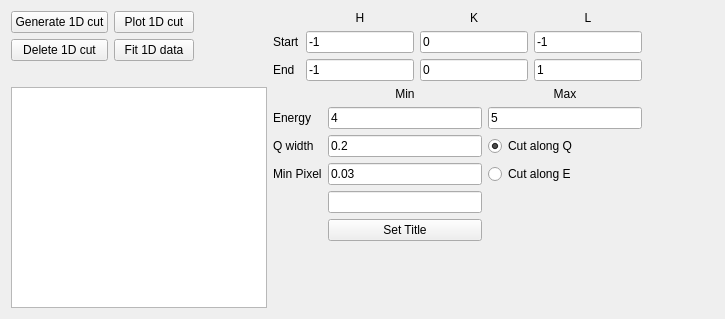
<?xml version="1.0" encoding="UTF-8"?>
<ui version="4.0">
 <class>Form</class>
 <widget class="QWidget" name="Form">
  <property name="geometry">
   <rect>
    <x>0</x>
    <y>0</y>
    <width>725</width>
    <height>319</height>
   </rect>
  </property>
  <property name="windowTitle">
   <string>Form</string>
  </property>
  <layout class="QFormLayout" name="formLayout_2">
   <item row="0" column="0">
    <layout class="QFormLayout" name="formLayout">
     <item row="1" column="1">
      <layout class="QGridLayout" name="gridLayout_3">
       <item row="1" column="0">
        <widget class="QLabel" name="label_6">
         <property name="text">
          <string>Start</string>
         </property>
        </widget>
       </item>
       <item row="2" column="0">
        <widget class="QLabel" name="label_7">
         <property name="text">
          <string>End</string>
         </property>
        </widget>
       </item>
       <item row="2" column="1">
        <widget class="QLineEdit" name="Cut1D_HEnd_lineEdit">
         <property name="text">
          <string>-1</string>
         </property>
        </widget>
       </item>
       <item row="1" column="1">
        <widget class="QLineEdit" name="Cut1D_HStart_lineEdit">
         <property name="text">
          <string>-1</string>
         </property>
        </widget>
       </item>
       <item row="0" column="2">
        <widget class="QLabel" name="label_5">
         <property name="text">
          <string>K</string>
         </property>
         <property name="alignment">
          <set>Qt::AlignCenter</set>
         </property>
        </widget>
       </item>
       <item row="0" column="1">
        <widget class="QLabel" name="label">
         <property name="text">
          <string>H</string>
         </property>
         <property name="alignment">
          <set>Qt::AlignCenter</set>
         </property>
        </widget>
       </item>
       <item row="0" column="3">
        <widget class="QLabel" name="label_4">
         <property name="text">
          <string>L</string>
         </property>
         <property name="alignment">
          <set>Qt::AlignCenter</set>
         </property>
        </widget>
       </item>
       <item row="1" column="2">
        <widget class="QLineEdit" name="Cut1D_KStart_lineEdit">
         <property name="text">
          <string>0</string>
         </property>
        </widget>
       </item>
       <item row="2" column="2">
        <widget class="QLineEdit" name="Cut1D_KEnd_lineEdit">
         <property name="text">
          <string>0</string>
         </property>
        </widget>
       </item>
       <item row="1" column="3">
        <widget class="QLineEdit" name="Cut1D_LStart_lineEdit">
         <property name="text">
          <string>-1</string>
         </property>
        </widget>
       </item>
       <item row="2" column="3">
        <widget class="QLineEdit" name="Cut1D_LEnd_lineEdit">
         <property name="text">
          <string>1</string>
         </property>
        </widget>
       </item>
      </layout>
     </item>
     <item row="2" column="0">
      <widget class="QListView" name="Cut1D_listView"/>
     </item>
     <item row="2" column="1">
      <layout class="QGridLayout" name="gridLayout_4">
       <item row="1" column="0">
        <widget class="QLabel" name="label_9">
         <property name="text">
          <string>Energy</string>
         </property>
        </widget>
       </item>
       <item row="4" column="1">
        <widget class="QLineEdit" name="Cut1D_SetTitle_lineEdit"/>
       </item>
       <item row="7" column="2">
        <spacer name="verticalSpacer_2">
         <property name="orientation">
          <enum>Qt::Vertical</enum>
         </property>
         <property name="sizeHint" stdset="0">
          <size>
           <width>20</width>
           <height>40</height>
          </size>
         </property>
        </spacer>
       </item>
       <item row="2" column="1">
        <widget class="QLineEdit" name="Cut1D_Width_lineEdit">
         <property name="text">
          <string>0.2</string>
         </property>
        </widget>
       </item>
       <item row="2" column="2">
        <widget class="QRadioButton" name="Cut1D_SelectCut_Q_radioButton">
         <property name="text">
          <string>Cut along Q</string>
         </property>
         <property name="checked">
          <bool>true</bool>
         </property>
        </widget>
       </item>
       <item row="3" column="2">
        <widget class="QRadioButton" name="Cut1D_SelectCut_Q_radioButton_2">
         <property name="text">
          <string>Cut along E</string>
         </property>
        </widget>
       </item>
       <item row="1" column="2">
        <widget class="QLineEdit" name="Cut1D_EMax_lineEdit">
         <property name="text">
          <string>5</string>
         </property>
        </widget>
       </item>
       <item row="3" column="1">
        <widget class="QLineEdit" name="Cut1D_MinPixel_lineEdit">
         <property name="text">
          <string>0.03</string>
         </property>
        </widget>
       </item>
       <item row="0" column="2">
        <widget class="QLabel" name="label_8">
         <property name="text">
          <string>Max</string>
         </property>
         <property name="alignment">
          <set>Qt::AlignCenter</set>
         </property>
        </widget>
       </item>
       <item row="2" column="0">
        <widget class="QLabel" name="label_10">
         <property name="text">
          <string>Q width</string>
         </property>
        </widget>
       </item>
       <item row="0" column="1">
        <widget class="QLabel" name="label_2">
         <property name="text">
          <string>Min</string>
         </property>
         <property name="alignment">
          <set>Qt::AlignCenter</set>
         </property>
        </widget>
       </item>
       <item row="3" column="0">
        <widget class="QLabel" name="label_11">
         <property name="text">
          <string>Min Pixel</string>
         </property>
        </widget>
       </item>
       <item row="1" column="1">
        <widget class="QLineEdit" name="Cut1D_EMin_lineEdit">
         <property name="text">
          <string>4</string>
         </property>
        </widget>
       </item>
       <item row="7" column="1">
        <spacer name="verticalSpacer">
         <property name="orientation">
          <enum>Qt::Vertical</enum>
         </property>
         <property name="sizeHint" stdset="0">
          <size>
           <width>20</width>
           <height>40</height>
          </size>
         </property>
        </spacer>
       </item>
       <item row="5" column="1">
        <widget class="QPushButton" name="Cut1D_SetTitle_button">
         <property name="text">
          <string>Set Title</string>
         </property>
        </widget>
       </item>
      </layout>
     </item>
     <item row="1" column="0">
      <layout class="QGridLayout" name="gridLayout_2">
       <item row="0" column="0">
        <widget class="QPushButton" name="Generate1D_plot_button">
         <property name="text">
          <string>Generate 1D cut</string>
         </property>
        </widget>
       </item>
       <item row="0" column="1">
        <widget class="QPushButton" name="Cut1D_plot_button">
         <property name="text">
          <string>Plot 1D cut</string>
         </property>
        </widget>
       </item>
       <item row="1" column="0">
        <widget class="QPushButton" name="Delete1D_plot_button">
         <property name="text">
          <string>Delete 1D cut</string>
         </property>
        </widget>
       </item>
       <item row="1" column="1">
        <widget class="QPushButton" name="Cut1D_fit_button">
         <property name="text">
          <string>Fit 1D data</string>
         </property>
        </widget>
       </item>
      </layout>
     </item>
    </layout>
   </item>
  </layout>
 </widget>
 <resources/>
 <connections/>
</ui>
